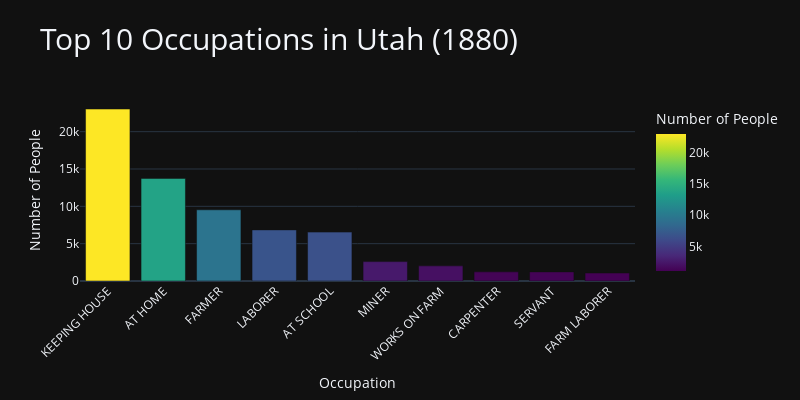

Source (notebook cell):
### Code cell
# 3. Enhance appearance with update_layout()
fig = px.bar(
    top_occupations,
    x='occupation',
    y='count',
    color='count',  # Color bars by count
    title='Top 10 Occupations in Utah (1880)',
    labels={'occupation': 'Occupation', 'count': 'Number of People'},
    color_continuous_scale='Viridis',
    template='plotly_dark'
)

# Update layout with additional customizations
fig.update_layout(
    xaxis_tickangle=-45,  # Rotate x-axis labels 45 degrees
    height=400,  # Set chart height in pixels
    width=800,  # Set chart width in pixels
    title_font=dict(size=30),  # Change title font size to 30
    margin=dict(l=80, r=80, t=100, b=100),  # Different margins
    coloraxis_colorbar=dict(title='Number of People'),  # Add a legend title
    hoverlabel=dict(  # Customize hover label appearance
        bgcolor="black",
        font_size=14,
        font_family="Courier New"
    )
)

# Display the chart
fig.show()

### Figure 1 — Plotly figure (JSON) as saved in the notebook; plotly's stock layout.template omitted (floating-point values rounded to 4 significant figures)
{"data": [{"alignmentgroup": "True", "hovertemplate": "Occupation=%{x}<br>Number of People=%{marker.color}<extra></extra>", "legendgroup": "", "marker": {"color": [23031, 13743, 9535, 6846, 6549, 2596, 2026, 1225, 1219, 1065], "coloraxis": "coloraxis", "pattern": {"shape": ""}}, "name": "", "offsetgroup": "", "orientation": "v", "showlegend": false, "textposition": "auto", "type": "bar", "x": ["KEEPING HOUSE", "AT HOME", "FARMER", "LABORER", "AT SCHOOL", "MINER", "WORKS ON FARM", "CARPENTER", "SERVANT", "FARM LABORER"], "xaxis": "x", "y": [23031, 13743, 9535, 6846, 6549, 2596, 2026, 1225, 1219, 1065], "yaxis": "y"}], "layout": {"barmode": "relative", "coloraxis": {"colorbar": {"title": {"text": "Number of People"}}, "colorscale": [[0, "#440154"], [0.1111, "#482878"], [0.2222, "#3e4989"], [0.3333, "#31688e"], [0.4444, "#26828e"], [0.5556, "#1f9e89"], [0.6667, "#35b779"], [0.7778, "#6ece58"], [0.8889, "#b5de2b"], [1, "#fde725"]]}, "height": 400, "hoverlabel": {"bgcolor": "black", "font": {"family": "Courier New", "size": 14}}, "legend": {"tracegroupgap": 0}, "margin": {"b": 100, "l": 80, "r": 80, "t": 100}, "title": {"font": {"size": 30}, "text": "Top 10 Occupations in Utah (1880)"}, "width": 800, "xaxis": {"anchor": "y", "domain": [0, 1], "tickangle": -45, "title": {"text": "Occupation"}}, "yaxis": {"anchor": "x", "domain": [0, 1], "title": {"text": "Number of People"}}}}
